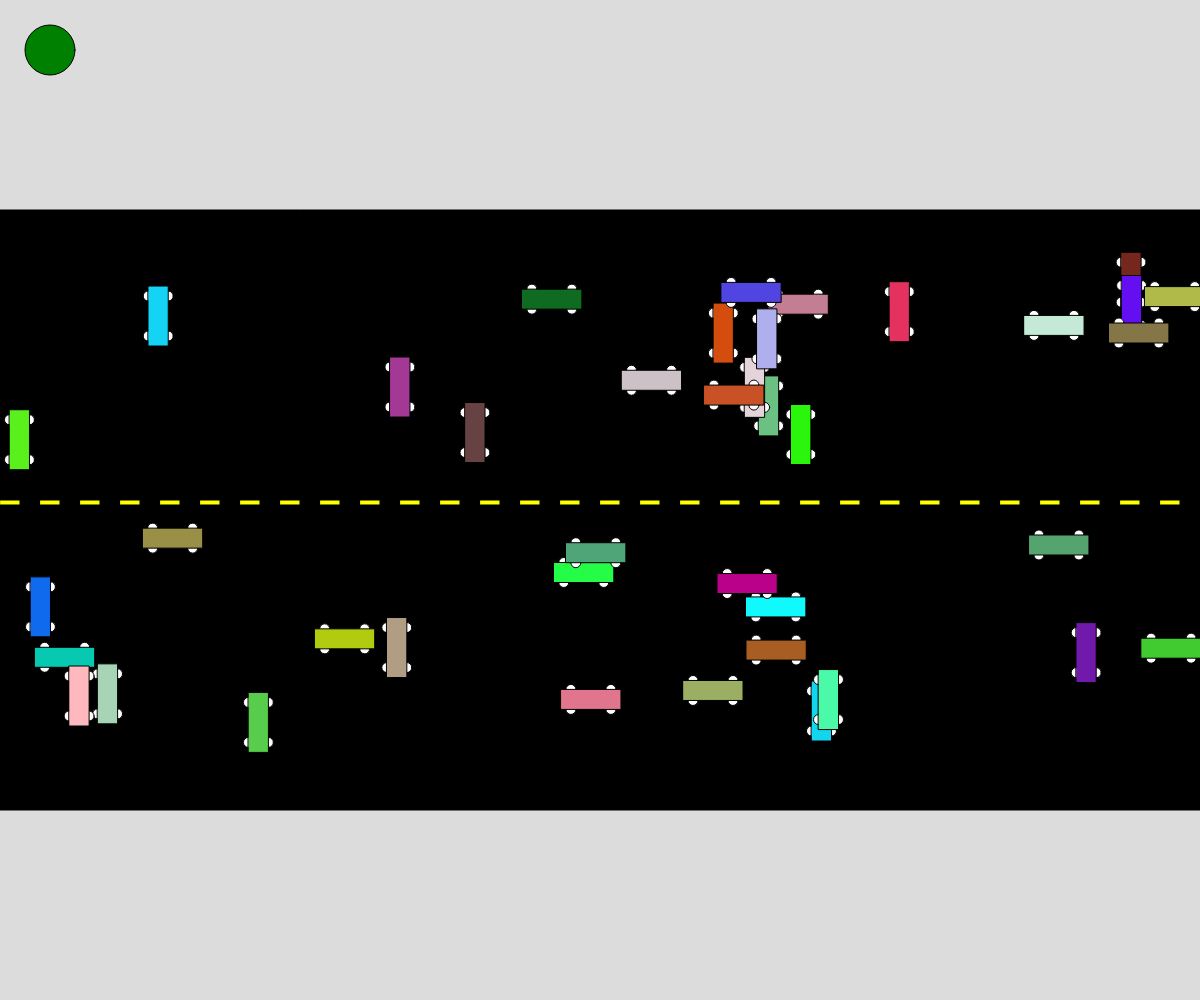
Frame 1 (no input)
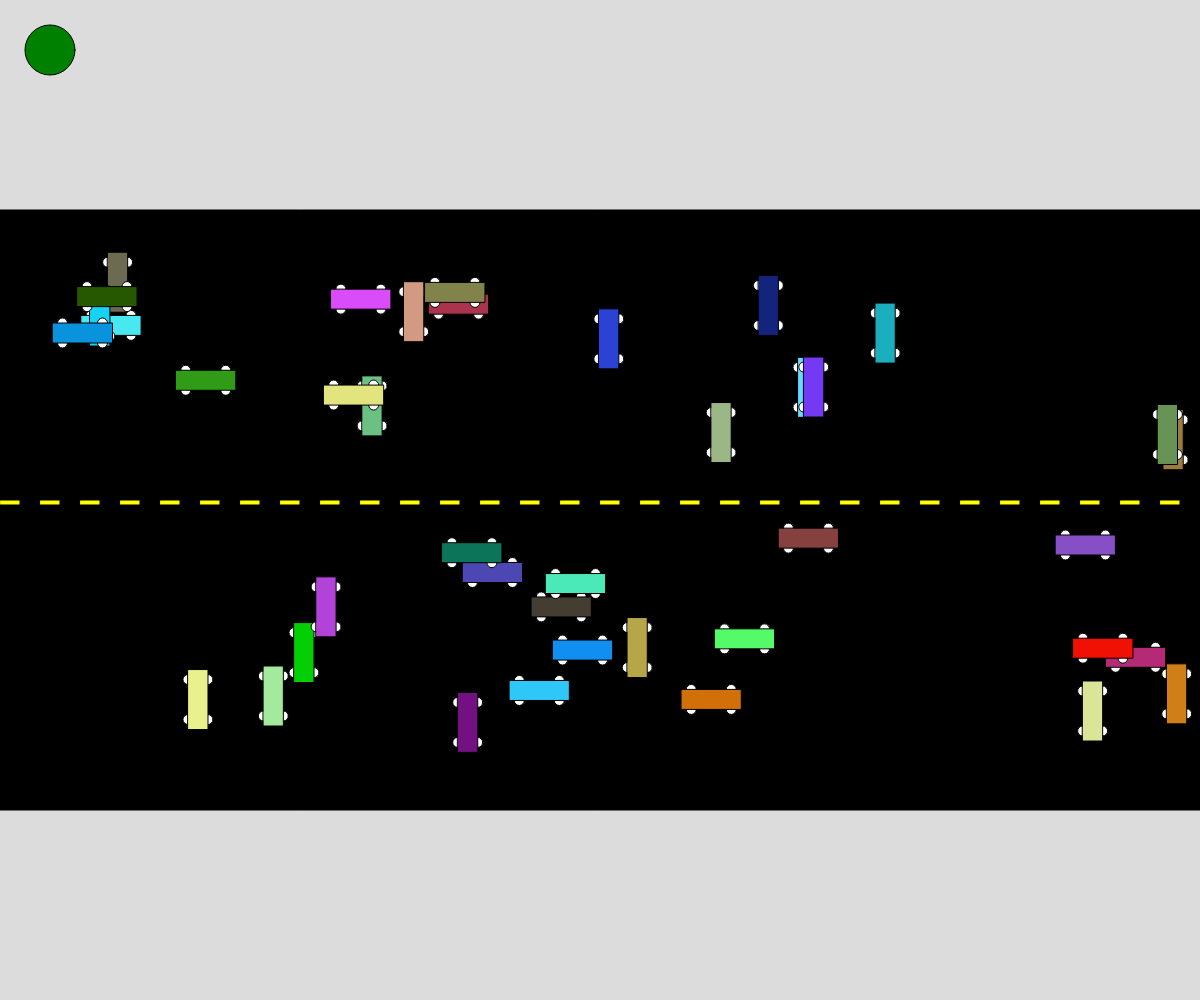
Frame 60 (no input)
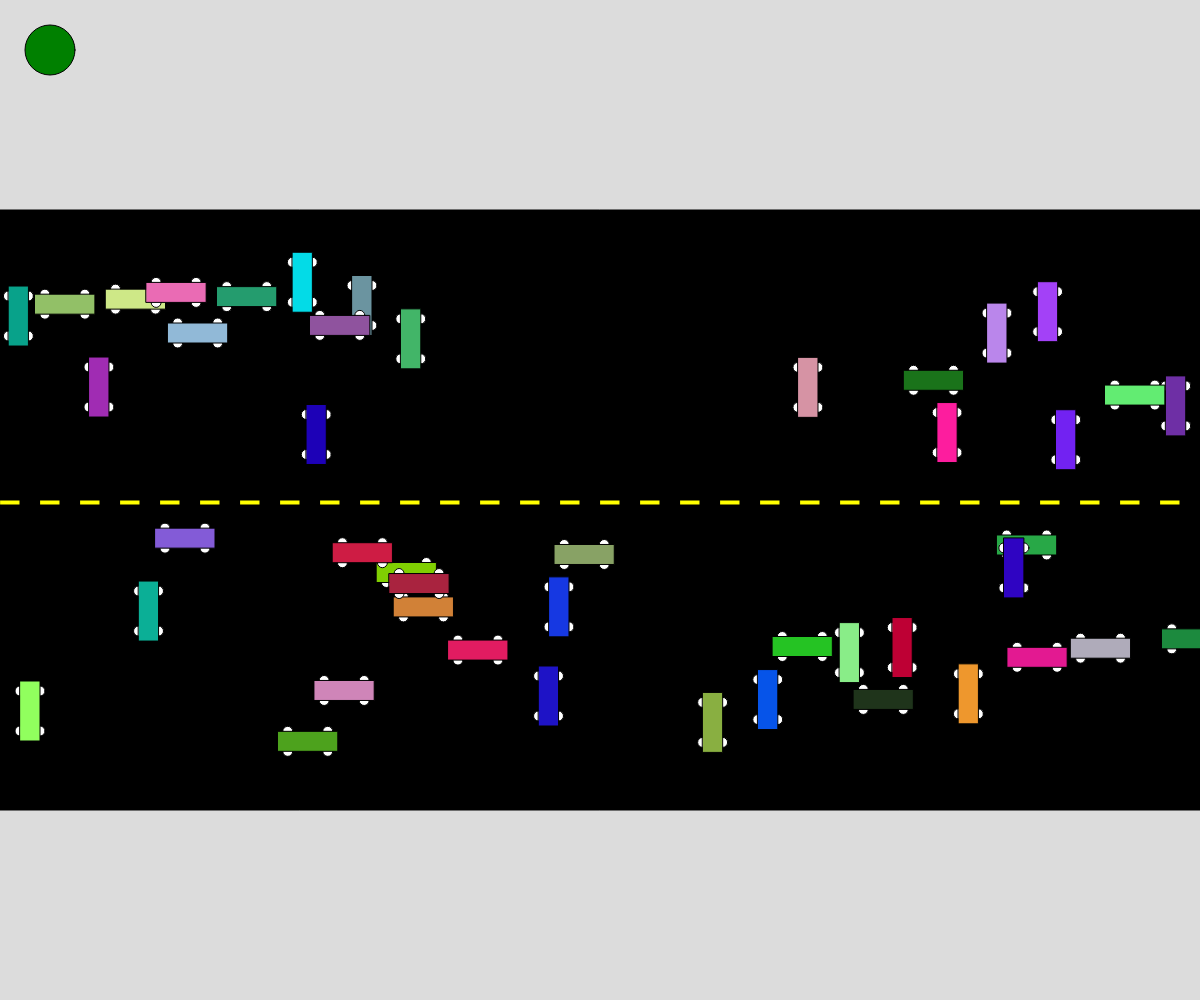
Frame 120 (the mouse pressed at the canvas centre since frame 60)

The p5.js sketch that drew these frames (run headless with seeded random() and noise() and a simulated clock; from frame 60 on, the mouse is pressed at the canvas centre):

// p5.js sketch
// ── sketch.js
// Project Title
// Your Name
// Date
//
// Extra for Experts:
// - describe what you did to take this project "above and beyond"

let car;
let direction;
let eastbound = [];
let westbound = [];
let green = true;
let timer = 0
let new_time;


function setup() {
  createCanvas(windowWidth, windowHeight);
  
  for (let i = 0; i < 20; i ++){ 
    eastbound.push(new Vehicle(random(1,2), random(0,width) , random(height/2+20, 3*height/4), color(random(255), random(255), random(255)), 0, random(-3,20)));
  }
  for (let i = 0; i < 20; i ++){ 
    westbound.push(new Vehicle(random(1,2), random(0,width) , random(height/4, height/2-80), color(random(255), random(255), random(255)), 1, random(-3,20)));
  }

  
  
}

function draw() {
  timer ++;
  background(220);
  draw_road();
  for(let i of eastbound){
    i.action();
  }
   for(let i of westbound){
     i.action();
   }
   if(green === false){
      if(timer - new_time >= 120){
        green = true;
      }
   }
   if (green){
    fill("green")
   }
   else {
    fill("red")
   }
   circle(50,50,50);
}



class Vehicle{
  constructor(type, x, y, color, direction, speed){
     this.type = type;  
     this.x = x; this.y = y;
     this.color = color;
     this.direction = direction; this.speed = speed
     
     
     
  }
  action(){
    
      this.display();
    
    
    if(green){
      this.move();
      this.speedup();
      
    this.speeddown();
    this.changecolor();

    }
   
  }
  display(){
    
    
    if (this.type > 1.5){
      fill(255)
      circle(this.x,this.y+10,10)
      circle(this.x,this.y+50,10)
      circle(this.x+20,this.y+50,10)
      circle(this.x+20,this.y+10,10)
      fill(this.color)
      rect(this.x,this.y,20,60);
    }
    else {
      fill(255)
      circle(this.x+10,this.y,10)
      circle(this.x+50,this.y,10)
      circle(this.x+50,this.y+20,10)
      circle(this.x+10,this.y+20,10)
      fill(this.color)
      rect(this.x,this.y,60,20);
      
    }
  }
  move(){
    if (this.direction === 0){
      this.x += this.speed 
    
    }
    else{
      this.x -= this.speed 
    }

    if (this.x < 0){
      this.x = width;
    }
    else if(this.x > width){
      this.x = 0;
    }
  }
  speedup(){
    let can_speedup = random(1,100);
    if (can_speedup < 5){
      
        this.speed += 0.5;
      
      
    }
  }
  speeddown(){
    let can_speeddown = random(1,100);
    if(can_speeddown < 5){
      
        this.speed -= 0.5;
                  
    }
  }
  changecolor(){
    let can_changecolor = random(1,100);
    if(can_changecolor < 5){
      this.color = color(random(255), random(255), random(255));
    }
  }
  
}

function draw_road(){
  fill(0);
  rect(0,height/4 - 40, width, height/2 + 100);
  fill("yellow");
  for(let i = 0; i < width; i += 40){
    rect(i,height/2,20,5);
  }
  
}

function mousePressed(){
  if (mouseButton === LEFT){
    for(let i = 0; i < 5; i ++){
      eastbound.push(new Vehicle(random(1,2), random(0,width) , random(height/2+20, 3*height/4), color(random(255), random(255), random(255)), 0, random(-3,20)));
    }
    
  }
  if (mouseButton === CENTER){
    for(let i = 0; i < 5; i ++){
    westbound.push(new Vehicle(random(1,2), random(0,width) , random(height/4, height/2-80), color(random(255), random(255), random(255)), 1, random(-3,20)));
    }
  }
}

function keyPressed(){
  if(keyCode === 32){
    if(green){
      green = false;
      new_time = timer;
    }
  }
}
